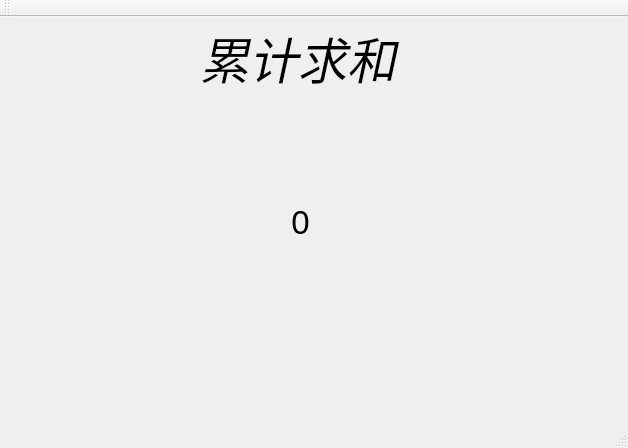
<?xml version="1.0" encoding="UTF-8"?>
<ui version="4.0">
 <class>MainWindow</class>
 <widget class="QMainWindow" name="MainWindow">
  <property name="geometry">
   <rect>
    <x>0</x>
    <y>0</y>
    <width>628</width>
    <height>448</height>
   </rect>
  </property>
  <property name="windowTitle">
   <string>MainWindow</string>
  </property>
  <widget class="QWidget" name="centralWidget">
   <widget class="QLabel" name="label">
    <property name="geometry">
     <rect>
      <x>200</x>
      <y>-10</y>
      <width>231</width>
      <height>101</height>
     </rect>
    </property>
    <property name="font">
     <font>
      <pointsize>37</pointsize>
      <italic>true</italic>
     </font>
    </property>
    <property name="text">
     <string>累计求和</string>
    </property>
   </widget>
   <widget class="QLabel" name="label_2">
    <property name="geometry">
     <rect>
      <x>200</x>
      <y>160</y>
      <width>201</width>
      <height>91</height>
     </rect>
    </property>
    <property name="font">
     <font>
      <pointsize>25</pointsize>
     </font>
    </property>
    <property name="text">
     <string>0</string>
    </property>
    <property name="alignment">
     <set>Qt::AlignCenter</set>
    </property>
   </widget>
  </widget>
  <widget class="QMenuBar" name="menuBar">
   <property name="geometry">
    <rect>
     <x>0</x>
     <y>0</y>
     <width>628</width>
     <height>28</height>
    </rect>
   </property>
  </widget>
  <widget class="QToolBar" name="mainToolBar">
   <attribute name="toolBarArea">
    <enum>TopToolBarArea</enum>
   </attribute>
   <attribute name="toolBarBreak">
    <bool>false</bool>
   </attribute>
  </widget>
  <widget class="QStatusBar" name="statusBar"/>
 </widget>
 <layoutdefault spacing="6" margin="11"/>
 <resources/>
 <connections/>
</ui>
